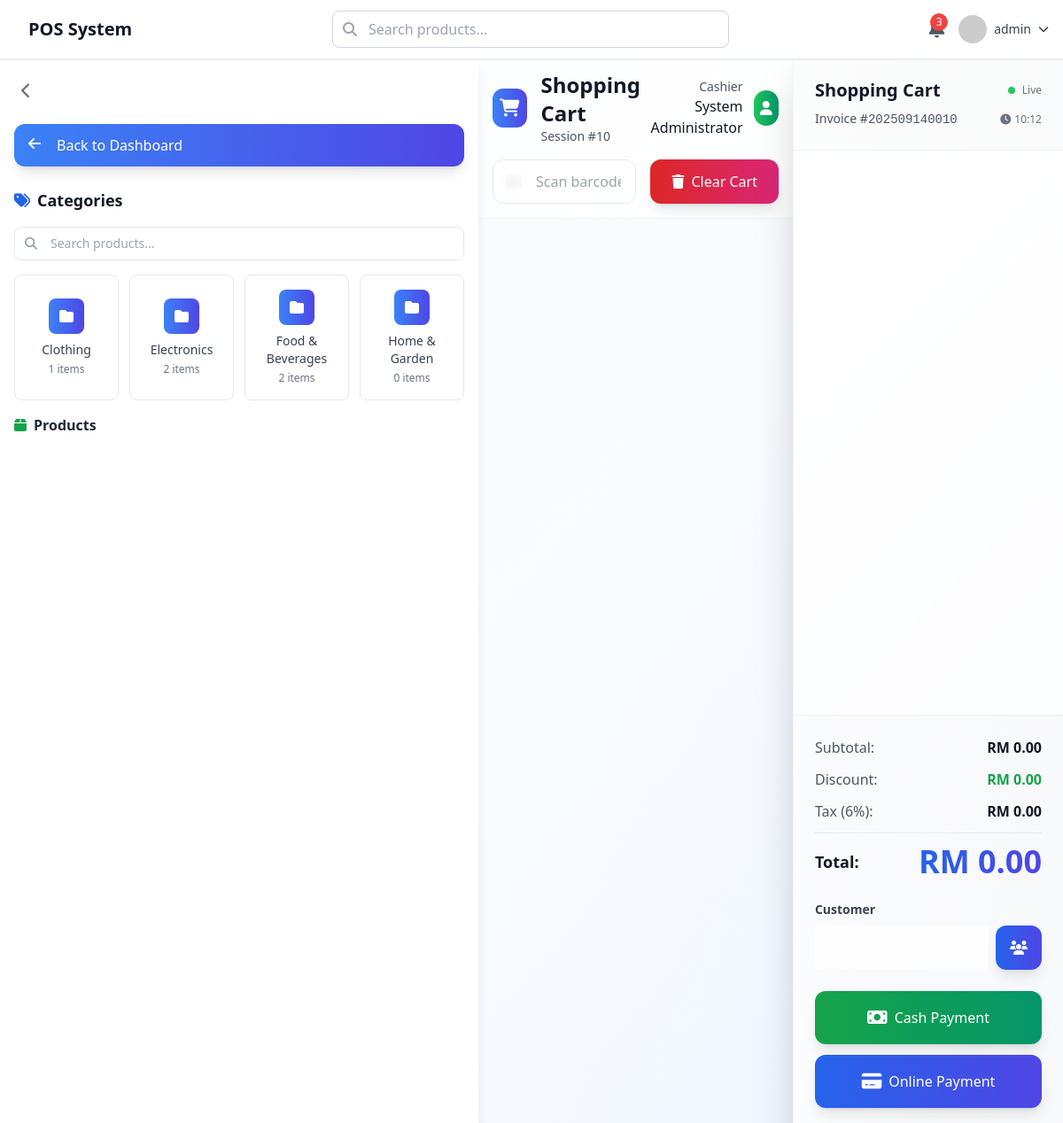
The app's page /pos.php (signed in) with its own data.
### tables this page shows
CREATE TABLE IF NOT EXISTS `categories` (
  `id` int NOT NULL AUTO_INCREMENT,
  `name` varchar(100) NOT NULL,
  `description` text,
  `is_active` tinyint(1) DEFAULT '1',
  `created_at` timestamp NULL DEFAULT CURRENT_TIMESTAMP,
  `updated_at` timestamp NULL DEFAULT CURRENT_TIMESTAMP ON UPDATE CURRENT_TIMESTAMP,
  PRIMARY KEY (`id`)
);

CREATE TABLE IF NOT EXISTS `sales_sessions` (
  `id` int NOT NULL AUTO_INCREMENT,
  `user_id` int NOT NULL DEFAULT '0',
  `session_start` timestamp NULL DEFAULT CURRENT_TIMESTAMP,
  `session_end` timestamp NULL DEFAULT NULL,
  `opening_amount` decimal(10,2) DEFAULT '0.00',
  `closing_amount` decimal(10,2) DEFAULT '0.00',
  `total_sales` decimal(10,2) DEFAULT '0.00',
  `total_refunds` decimal(10,2) DEFAULT '0.00',
  `status` enum('open','closed') DEFAULT 'open',
  `notes` text,
  `created_at` timestamp NULL DEFAULT CURRENT_TIMESTAMP,
  `updated_at` timestamp NULL DEFAULT CURRENT_TIMESTAMP ON UPDATE CURRENT_TIMESTAMP,
  PRIMARY KEY (`id`),
  KEY `user_id` (`user_id`)
);

### pos.php (the view, shortened to what this page needs)
<?php
include 'include/conn.php';
include 'include/pos-head.php';
include 'include/header.php';
$user_id = $_SESSION['user_id'];
$query_session = mysqli_query($conn, "SELECT * FROM sales_sessions WHERE user_id = $user_id AND status = 'open' ORDER BY id DESC LIMIT 1");
$current_session = mysqli_fetch_array($query_session);
if (!$current_session) {
    mysqli_query($conn, "INSERT INTO sales_sessions (user_id, opening_amount) VALUES ($user_id, 0)");
    $current_session_id = mysqli_insert_id($conn);
} else {
    $current_session_id = $current_session['id'];
}
$categories_query = mysqli_query($conn, "SELECT * FROM categories WHERE is_active = 1 ORDER BY name");
$categories = [];
while ($category = mysqli_fetch_array($categories_query)) {
    $category_id = $category['id'];
    $products_query = mysqli_query($conn, "SELECT id, name, sku, selling_price, stock_quantity, img FROM products WHERE category_id = $category_id AND is_active = 1 ORDER BY name");
    $products = [];
    while ($product = mysqli_fetch_array($products_query)) {
        $products[] = $product;
    }
    $category['products'] = $products;
    $categories[] = $category;
}
?>
<aside class="sidebar fixed left-0 top-0 h-full bg-white shadow-lg transform transition-transform duration-300 ease-in-out z-40 lg:translate-x-0" style="top: 64px;">
    <div class="p-4">
        <div class="flex justify-between items-center mb-4">
            <div class="flex items-center space-x-2">
                <button onclick="toggleDesktopSidebar()" class="hidden lg:flex p-2 text-gray-500 hover:text-gray-700 hover:bg-gray-100 rounded-lg transition-colors" title="Toggle Sidebar (Ctrl+B)">
                    <i class="fas fa-chevron-left text-lg sidebar-toggle-icon"></i>
                </button>
            </div>
        </div>
        <div class="mb-6 sidebar-content">
            <a href="dashboard.php" class="flex items-center px-4 py-3 bg-gradient-to-r from-blue-500 to-indigo-600 text-white rounded-xl hover:from-blue-600 hover:to-indigo-700 transition-all duration-300 shadow-lg hover:shadow-xl transform hover:-translate-y-0.5">
                <i class="fas fa-arrow-left w-5 h-5 mr-3"></i>
                <span class="font-medium">Back to Dashboard</span>
            </a>
        </div>
        <div class="space-y-4 sidebar-content">
            <h3 class="text-lg font-bold text-gray-900 mb-3 flex items-center">
                <i class="fas fa-tags mr-2 text-blue-600"></i>
                Categories
            </h3>
            <div class="relative">
                <div class="absolute inset-y-0 left-0 pl-3 flex items-center pointer-events-none">
                </div>
                <input type="text" id="product-search" placeholder="Search products..."
                       class="w-full pl-10 pr-10 py-2 bg-white border border-gray-200 rounded-lg focus:ring-2 focus:ring-blue-500 focus:border-transparent transition-all duration-200 text-sm"
                       autocomplete="off">
            </div>
            <div id="categories-grid" class="grid grid-cols-2 lg:grid-cols-4 gap-2 lg:gap-3">
                <?php foreach ($categories as $category): ?>
                <button class="category-card flex flex-col items-center justify-center p-3 lg:p-4 bg-white border border-gray-200 rounded-lg hover:bg-blue-50 hover:border-blue-300 hover:shadow-md transition-all duration-200 transform hover:-translate-y-1"
                        onclick="toggleCategory('category-<?= $category['id'] ?>')"
                        data-category-id="<?= $category['id'] ?>">
                    <div class="w-8 h-8 lg:w-10 lg:h-10 bg-gradient-to-r from-blue-500 to-indigo-600 rounded-lg flex items-center justify-center mb-2">
                        <i class="fas fa-folder text-white text-sm lg:text-base"></i>
                    </div>
                    <span class="text-xs lg:text-sm font-medium text-gray-700 text-center leading-tight"><?= htmlspecialchars($category['name']) ?></span>
                    <span class="text-xs text-gray-500 mt-1"><?= count($category['products']) ?> items</span>
                </button>
                <?php endforeach; ?>
            </div>
            <div class="mt-6">
                <h4 class="text-md font-semibold text-gray-800 mb-3 flex items-center">
                    <i class="fas fa-box mr-2 text-green-600"></i>
                    Products
                </h4>
            </div>
        </div>
    </div>
</aside>
<div class="main-content ml-0 pt-16">
    <div class="absolute inset-0 bg-gradient-to-br from-blue-50 via-white to-indigo-50 -z-10"></div>
    <div class="flex flex-col lg:flex-row h-screen">
        <div class="flex-1 flex flex-col order-2 lg:order-1">
            <div class="backdrop-blur-sm bg-white/70 border-b border-gray-200/50 p-3 lg:p-4">
                <div class="flex items-center justify-between mb-3 lg:mb-4">
                    <div class="flex items-center space-x-2 lg:space-x-4">
                        <div class="p-2 bg-gradient-to-r from-blue-500 to-indigo-600 rounded-xl">
                            <i class="fas fa-shopping-cart text-white text-lg lg:text-xl"></i>
                        </div>
                        <div>
                            <h1 class="text-lg lg:text-2xl font-bold text-gray-900">Shopping Cart</h1>
                            <p class="text-xs lg:text-sm text-gray-600">Session #<?= $current_session_id ?></p>
                        </div>
                    </div>
                    <div class="flex items-center space-x-2 lg:space-x-3">
                        <div class="text-right hidden sm:block">
                            <p class="text-xs lg:text-sm text-gray-600">Cashier</p>
                            <p class="font-medium text-gray-900 text-sm lg:text-base"><?= $_SESSION['full_name'] ?></p>
                        </div>
                        <div class="w-8 h-8 lg:w-10 lg:h-10 bg-gradient-to-r from-green-500 to-emerald-600 rounded-full flex items-center justify-center">
                            <i class="fas fa-user text-white text-sm lg:text-base"></i>
                        </div>
                    </div>
                </div>
                <div class="flex flex-col sm:flex-row space-y-2 sm:space-y-0 sm:space-x-4">
                    <div class="flex-1 relative group">
                        <i class="fas fa-barcode absolute left-3 lg:left-4 top-1/2 transform -translate-y-1/2 text-gray-400 group-focus-within:text-blue-500 transition-colors duration-200 text-sm lg:text-base"></i>
                        <input type="text" id="product-entry" placeholder="Scan barcode or enter SKU..."
                               class="w-full pl-10 lg:pl-12 pr-4 py-2 lg:py-3 bg-white/80 backdrop-blur-sm border border-gray-200 rounded-xl focus:ring-2 focus:ring-blue-500 focus:border-transparent transition-all duration-200 placeholder-gray-400 text-sm lg:text-base"
                               autocomplete="off">
                    </div>
                    <button onclick="clearCart()" class="inline-flex items-center justify-center px-4 lg:px-6 py-2 lg:py-3 bg-gradient-to-r from-red-600 to-pink-600 text-white rounded-xl hover:from-red-700 hover:to-pink-700 transition-all duration-300 shadow-lg hover:shadow-xl transform hover:-translate-y-0.5 text-sm lg:text-base">
                        <i class="fas fa-trash mr-2"></i><span class="hidden sm:inline">Clear Cart</span><span class="sm:hidden">Clear</span>
                    </button>
                </div>
            </div>
            <div class="flex-1 p-3 lg:p-6 bg-gradient-to-br from-gray-50/50 to-blue-50/50 overflow-y-auto">
            </div>
        </div>
        <div class="w-full lg:w-96 backdrop-blur-sm bg-white/70 border-t lg:border-l lg:border-t-0 border-gray-200/50 flex flex-col shadow-2xl order-1 lg:order-2">
            <div class="p-4 lg:p-6 border-b border-gray-200/50 bg-gradient-to-r from-gray-50/50 to-gray-100/50">
                <div class="flex items-center justify-between mb-2">
                    <h2 class="text-lg lg:text-xl font-bold text-gray-900">Shopping Cart</h2>
                    <div class="flex items-center space-x-2">
                        <div class="w-2 h-2 bg-green-500 rounded-full animate-pulse"></div>
                        <span class="text-xs text-gray-500">Live</span>
                    </div>
                </div>
                <div class="flex items-center justify-between">
                    <p class="text-xs lg:text-sm text-gray-600">Invoice #<span id="invoice-number" class="font-mono font-medium"><?= date('Ymd') . str_pad($current_session_id, 4, '0', STR_PAD_LEFT) ?></span></p>
                    <div class="text-xs text-gray-500">
                        <i class="fas fa-clock mr-1"></i><?= date('H:i') ?>
                    </div>
                </div>
            </div>
            <div class="flex-1 overflow-y-auto p-4 lg:p-6">
            </div>
            <div class="p-4 lg:p-6 border-t border-gray-200/50 bg-gradient-to-r from-gray-50/50 to-gray-100/50 space-y-4 lg:space-y-6">
                <div class="space-y-2 lg:space-y-3">
                    <div class="flex justify-between items-center">
                        <span class="text-sm lg:text-base text-gray-600">Subtotal:</span>
                        <span id="subtotal" class="font-semibold text-gray-900 text-sm lg:text-base">RM 0.00</span>
                    </div>
                    <div class="flex justify-between items-center">
                        <span class="text-sm lg:text-base text-gray-600">Discount:</span>
                        <span id="discount" class="font-semibold text-green-600 text-sm lg:text-base">RM 0.00</span>
                    </div>
                    <div class="flex justify-between items-center">
                        <span class="text-sm lg:text-base text-gray-600">Tax (6%):</span>
                        <span id="tax" class="font-semibold text-gray-900 text-sm lg:text-base">RM 0.00</span>
                    </div>
                    <div class="border-t border-gray-200 pt-2 lg:pt-3">
                        <div class="flex justify-between items-center">
                            <span class="text-base lg:text-lg font-bold text-gray-900">Total:</span>
                            <span id="total" class="text-2xl lg:text-4xl font-bold bg-gradient-to-r from-blue-600 to-indigo-600 bg-clip-text text-transparent">RM 0.00</span>
                        </div>
                    </div>
                </div>
                <div class="space-y-2">
                    <label class="block text-xs lg:text-sm font-semibold text-gray-700">Customer</label>
                    <div class="flex space-x-2">
                        <div class="flex-1">
                            <input type="text" id="selected-member-display" placeholder="Walk-in Customer" readonly
                                   class="w-full px-3 lg:px-4 py-2 lg:py-3 bg-white/80 backdrop-blur-sm border border-gray-200 rounded-xl focus:ring-2 focus:ring-blue-500 focus:border-transparent transition-all duration-200 cursor-pointer text-sm lg:text-base">
                        </div>
                        <button onclick="openMemberModal()" class="px-3 lg:px-4 py-2 lg:py-3 bg-gradient-to-r from-blue-600 to-indigo-600 text-white rounded-xl hover:from-blue-700 hover:to-indigo-700 transition-all duration-300 shadow-lg hover:shadow-xl transform hover:-translate-y-0.5">
                            <i class="fas fa-users text-sm lg:text-base"></i>
                        </button>
                    </div>
                </div>
                <div class="space-y-2 lg:space-y-3">
                    <button onclick="processPayment('cash')" class="group relative w-full px-3 lg:px-4 py-3 lg:py-4 bg-gradient-to-r from-green-600 to-emerald-600 text-white rounded-xl hover:from-green-700 hover:to-emerald-700 transition-all duration-300 shadow-lg hover:shadow-xl transform hover:-translate-y-0.5">
                        <div class="relative z-10 flex items-center justify-center">
                            <i class="fas fa-money-bill text-lg lg:text-xl mr-2"></i>
                            <span class="font-medium text-sm lg:text-base">Cash Payment</span>
                        </div>
                    </button>
                    <button onclick="openPaymentMethodModal()" class="group relative w-full px-3 lg:px-4 py-3 lg:py-4 bg-gradient-to-r from-blue-600 to-indigo-600 text-white rounded-xl hover:from-blue-700 hover:to-indigo-700 transition-all duration-300 shadow-lg hover:shadow-xl transform hover:-translate-y-0.5">
                        <div class="relative z-10 flex items-center justify-center">
                            <i class="fas fa-credit-card text-lg lg:text-xl mr-2"></i>
                            <span class="font-medium text-sm lg:text-base">Online Payment</span>
                        </div>
                    </button>
                </div>
            </div>
        </div>
    </div>
</div>
<?php include 'include/footer.php'; ?>

### assets/css/pos.css (style rules this page uses)
.sidebar { transition: transform 0.3s ease-in-out, width 0.3s ease-in-out; width: 45vw !important; }
.sidebar > div { height: calc(100vh - 64px); overflow-y: auto; position: relative; z-index: 10001; }
.sidebar button, .sidebar a { position: relative; z-index: 10002; }
.main-content { transition: margin-left 0.3s ease-in-out; }
@media (min-width: 1024px) { .main-content:not(.expanded) { margin-left: 45vw !important; } }
:root { --vh: 1vh; }
.h-screen { height: calc(var(--vh, 1vh) * 100); }
.category-card { min-height: 80px; transition: all 0.2s ease-in-out; }
.sidebar .grid { max-width: 100%; }
.animate-fade-in { animation: fadeIn 0.3s ease-out forwards; opacity: 0; }

### include/pos-head.php (style rules this page uses)
.sidebar { transition: all 0.3s ease; }
:root { --vh: 1vh; }
.h-screen { height: calc(var(--vh, 1vh) * 100); }

### records on screen
categories: name "Clothing", count($category['products']) "1"
categories: name "Electronics", count($category['products']) "2"
categories: name "Food & Beverages", count($category['products']) "2"
categories: name "Home & Garden", count($category['products']) "0"
sales_sessions: id "10", id "0010"

### other values on screen
$_SESSION['username'] "admin"
$_SESSION['full_name'] "System Administrator"
